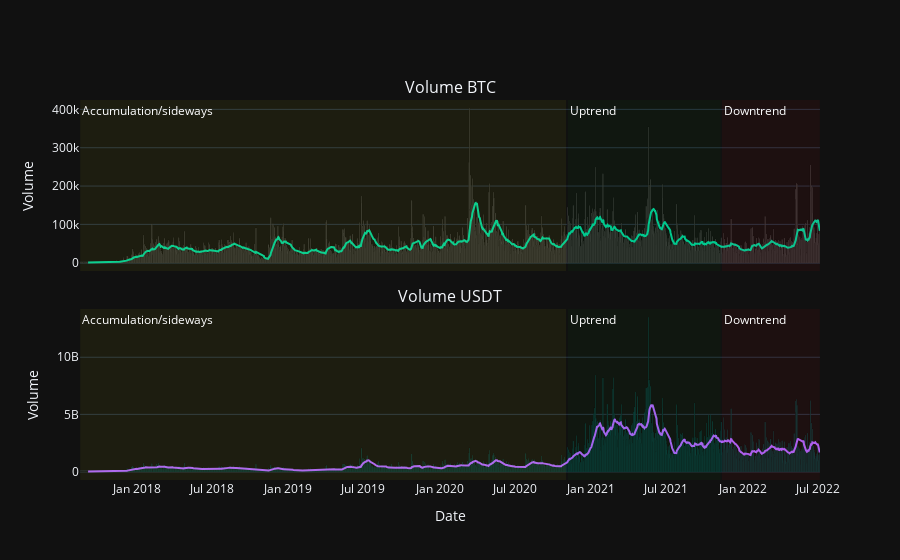

Source (notebook cell):
### Markdown cell above
Plotting the Volume BTC and Volume USDT:

### Code cell
fig = make_subplots(rows=2, cols=1, shared_xaxes=True, vertical_spacing=0.1, subplot_titles=('Volume BTC', 'Volume USDT'), row_width=[0.3,0.3])


fig.add_trace(go.Bar(x=df.index, y=df['Volume BTC'], showlegend=False, opacity = 1, marker={'color': 'white'}), row=1, col=1)
fig.add_trace(go.Bar(x=df.index, y=df['Volume USDT'], showlegend=False, opacity = 1, marker={'color': 'cyan'}), row=2, col=1)

vol_btc = go.Scatter(x=df_volume.index, y=df_volume['volbtc_MA_20'], mode='lines', name='ma 20', showlegend=False)
fig.add_trace(vol_btc, row=1, col=1)

vol_usdt = go.Scatter(x=df_volume.index, y=df_volume['volusdt_MA_20'], mode='lines', name='ma 20', showlegend=False)
fig.add_trace(vol_usdt, row=2, col=1)

# Add Cycle
fig.add_vrect(x0="2017-08-17", x1="2020-11-01", y0=1, y1=0,
              annotation_text="Accumulation/sideways", annotation_position="top left", annotation_font_color="white",
              fillcolor="yellow", opacity=0.05, line_width=0)

fig.add_vrect(x0="2020-11-5", x1="2021-11-09", 
              annotation_text="Uptrend", annotation_position="top left", annotation_font_color="white",
              fillcolor="green", opacity=0.05, line_width=0)

fig.add_vrect(x0="2021-11-12", x1="2022-07-06", 
              annotation_text="Downtrend", annotation_position="top left", annotation_font_color="white",
              fillcolor="red", opacity=0.05, line_width=0)

fig.update_layout(
    # title = 'JKSE historical price',
    xaxis_tickfont_size = 12,
    xaxis2 = dict(
        title = 'Date',
        titlefont_size=14,
        tickfont_size=12
    ),
    autosize=True,
)

fig.update_yaxes(title_text="Volume")

fig.update(layout_xaxis_rangeslider_visible=False)
fig.update_layout(template='plotly_dark')
fig.show()

### Figure 1 — Plotly figure (JSON) as saved in the notebook; plotly's stock layout.template omitted (floating-point values rounded to 4 significant figures; data arrays with more than 128 entries replaced by an {"elided": "..."} marker saying what was removed)
{"data": [{"marker": {"color": "white"}, "opacity": 1, "showlegend": false, "type": "bar", "x": {"elided": "1786 str values"}, "xaxis": "x", "y": {"elided": "1786 float values"}, "yaxis": "y"}, {"marker": {"color": "cyan"}, "opacity": 1, "showlegend": false, "type": "bar", "x": {"elided": "1786 str values"}, "xaxis": "x2", "y": {"elided": "1786 float values"}, "yaxis": "y2"}, {"mode": "lines", "name": "ma 20", "showlegend": false, "type": "scatter", "x": {"elided": "1786 str values"}, "xaxis": "x", "y": {"elided": "1786 float values"}, "yaxis": "y"}, {"mode": "lines", "name": "ma 20", "showlegend": false, "type": "scatter", "x": {"elided": "1786 str values"}, "xaxis": "x2", "y": {"elided": "1786 float values"}, "yaxis": "y2"}], "layout": {"annotations": [{"font": {"size": 16}, "showarrow": false, "text": "Volume BTC", "x": 0.5, "xanchor": "center", "xref": "paper", "y": 1, "yanchor": "bottom", "yref": "paper"}, {"font": {"size": 16}, "showarrow": false, "text": "Volume USDT", "x": 0.5, "xanchor": "center", "xref": "paper", "y": 0.45, "yanchor": "bottom", "yref": "paper"}, {"font": {"color": "white"}, "showarrow": false, "text": "Accumulation/sideways", "x": "2017-08-17", "xanchor": "left", "xref": "x", "y": 1, "yanchor": "top", "yref": "y domain"}, {"font": {"color": "white"}, "showarrow": false, "text": "Accumulation/sideways", "x": "2017-08-17", "xanchor": "left", "xref": "x2", "y": 1, "yanchor": "top", "yref": "y2 domain"}, {"font": {"color": "white"}, "showarrow": false, "text": "Uptrend", "x": "2020-11-5", "xanchor": "left", "xref": "x", "y": 1, "yanchor": "top", "yref": "y domain"}, {"font": {"color": "white"}, "showarrow": false, "text": "Uptrend", "x": "2020-11-5", "xanchor": "left", "xref": "x2", "y": 1, "yanchor": "top", "yref": "y2 domain"}, {"font": {"color": "white"}, "showarrow": false, "text": "Downtrend", "x": "2021-11-12", "xanchor": "left", "xref": "x", "y": 1, "yanchor": "top", "yref": "y domain"}, {"font": {"color": "white"}, "showarrow": false, "text": "Downtrend", "x": "2021-11-12", "xanchor": "left", "xref": "x2", "y": 1, "yanchor": "top", "yref": "y2 domain"}], "autosize": true, "shapes": [{"fillcolor": "yellow", "line": {"width": 0}, "opacity": 0.05, "type": "rect", "x0": "2017-08-17", "x1": "2020-11-01", "xref": "x", "y0": 1, "y1": 0, "yref": "y domain"}, {"fillcolor": "yellow", "line": {"width": 0}, "opacity": 0.05, "type": "rect", "x0": "2017-08-17", "x1": "2020-11-01", "xref": "x2", "y0": 1, "y1": 0, "yref": "y2 domain"}, {"fillcolor": "green", "line": {"width": 0}, "opacity": 0.05, "type": "rect", "x0": "2020-11-5", "x1": "2021-11-09", "xref": "x", "y0": 0, "y1": 1, "yref": "y domain"}, {"fillcolor": "green", "line": {"width": 0}, "opacity": 0.05, "type": "rect", "x0": "2020-11-5", "x1": "2021-11-09", "xref": "x2", "y0": 0, "y1": 1, "yref": "y2 domain"}, {"fillcolor": "red", "line": {"width": 0}, "opacity": 0.05, "type": "rect", "x0": "2021-11-12", "x1": "2022-07-06", "xref": "x", "y0": 0, "y1": 1, "yref": "y domain"}, {"fillcolor": "red", "line": {"width": 0}, "opacity": 0.05, "type": "rect", "x0": "2021-11-12", "x1": "2022-07-06", "xref": "x2", "y0": 0, "y1": 1, "yref": "y2 domain"}], "xaxis": {"anchor": "y", "domain": [0, 1], "matches": "x2", "rangeslider": {"visible": false}, "showticklabels": false, "tickfont": {"size": 12}}, "xaxis2": {"anchor": "y2", "domain": [0, 1], "tickfont": {"size": 12}, "title": {"font": {"size": 14}, "text": "Date"}}, "yaxis": {"anchor": "x", "domain": [0.55, 1], "title": {"text": "Volume"}}, "yaxis2": {"anchor": "x2", "domain": [0, 0.45], "title": {"text": "Volume"}}}}
